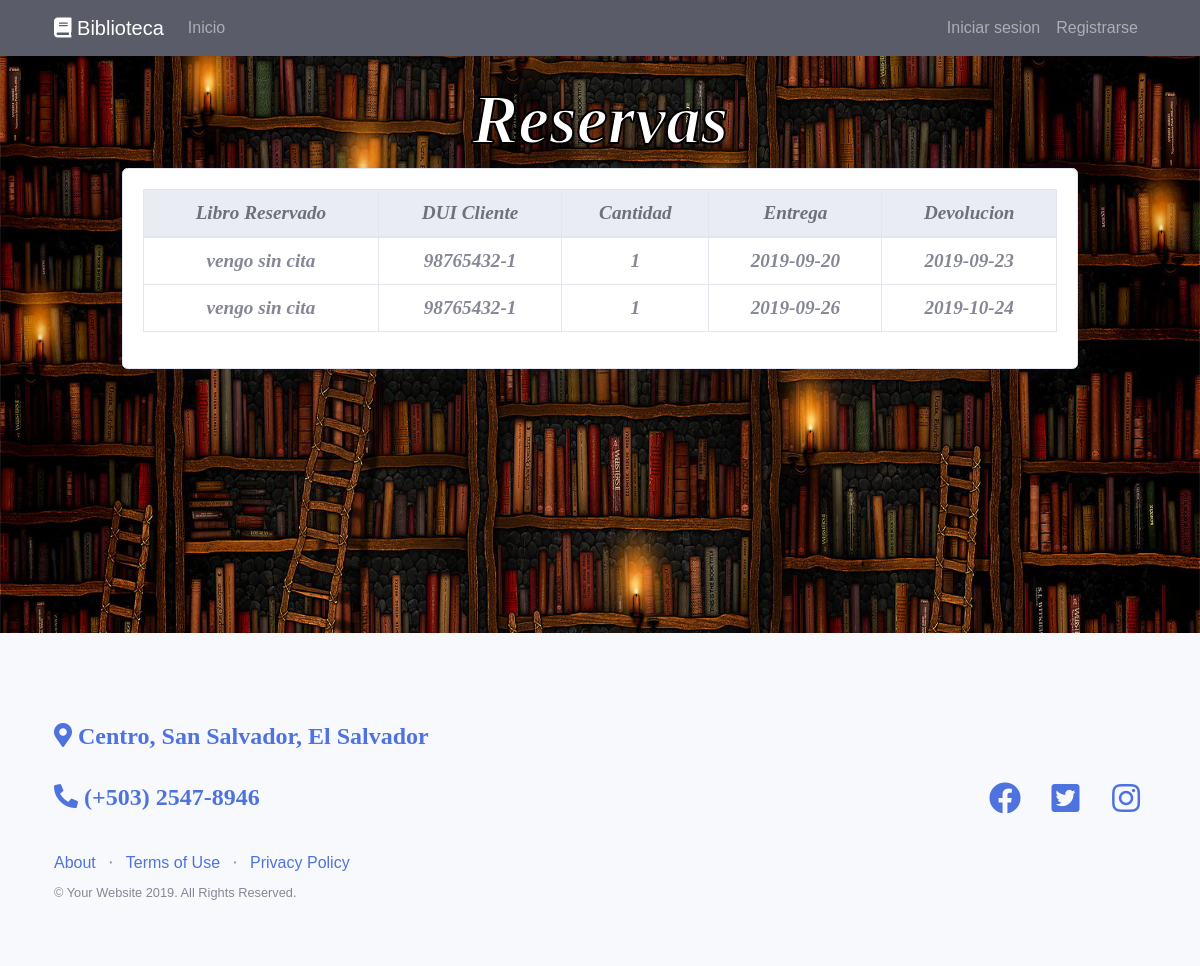
Screenshot of /index.php/usuario_c/reservasV with the database file from the repository.
### tables this page shows
CREATE TABLE `reserva` (
  `id_reserva` int(11) NOT NULL,
  `id_libro` int(11) NOT NULL,
  `dui` varchar(10) NOT NULL,
  `cantidad` int(11) NOT NULL,
  `fecha_salida` date NOT NULL,
  `fecha_entrega` date NOT NULL
);

CREATE TABLE `libro` (
  `id_libro` int(11) NOT NULL,
  `identificador` int(11) NOT NULL,
  `titulo` varchar(50) NOT NULL,
  `id_categoria` int(11) NOT NULL,
  `id_autor` int(11) NOT NULL,
  `fecha_lanzamiento` date NOT NULL,
  `id_editorial` int(11) NOT NULL,
  `imagen` varchar(50) NOT NULL,
  `stock` int(11) NOT NULL
);

CREATE TABLE `cliente` (
  `dui` varchar(10) NOT NULL,
  `nombre` varchar(50) NOT NULL,
  `nombre_usuario` varchar(50) NOT NULL,
  `contrasena_usuario` varchar(100) NOT NULL,
  `email` varchar(100) NOT NULL,
  `fecha_nacimiento` date NOT NULL,
  `telefono` int(11) NOT NULL,
  `sexo` varchar(20) NOT NULL,
  `direccion` varchar(250) NOT NULL
);

### application/controllers/Usuario_C.php (called while the page is built, shortened)
<?php
class Usuario_C extends CI_Controller {
	public function __construct(){
		$this->load->model('Usuario_M');
		$this->load->model('reserva_m');
    $this->load->model('prestamo_m');
	}
  public function reservasV(){
    $data = array(
      'page_title' => 'Reservas',
      'view' => 'Usuario/Usuario_Reserva',
      'data_view' => array()
    );
    $reserva =  $this->reserva_m->mostrar();
    $data['reserva'] = $reserva;
    $this->load->view('Template2/Main_View', $data);
  }
}

### index.php (called while the page is built, shortened)
<?php
require_once BASEPATH.'core/CodeIgniter.php';

### application/models/reserva_m.php (called while the page is built, shortened)
<?php
class reserva_m extends CI_Model {
	public function mostrar()
	{
		$this->db->select('*');
		$this->db->from('reserva r');
		$this->db->join('libro l','r.id_libro = l.id_libro');
		$this->db->join('cliente c','c.dui = r.dui');
		$reserva = $this->db->get();
		return $reserva->result();
	}
}

### application/views/Usuario/Usuario_Reserva.php (the view)
<body id="page-top" class="re">
  <div id="wraer">
    <div id="content-wrapper" class="d-flex flex-column">
      <div id="content">
        <div class="container-fluid">
          <div class="row">
            <div class="col-lg-10 offset-lg-1">
              <br>
              <h1 class="h2 mb-2  text-center p texto-borde" style="font-size: 70px; color: white">Reservas</h1>
              <div class="card shadow mb-4">
                <div class="card-body">
                  <div class="table-responsive">
                    <table class="table table-bordered table-hover text-center p" id="reserva" width="100%" cellspacing="0">
                      <thead class="thead-light">
                        <tr>
                          <th>Libro Reservado</th>
                          <th>DUI Cliente</th>
                          <th>Cantidad</th>
                          <th>Entrega</th>
                          <th>Devolucion</th>
                        </tr>
                      </thead>
                      <tbody>
                        <?php foreach ($reserva as $r): ?>
                          <tr>
                            <td><?= $r->titulo?></td>
                            <td><?= $r->dui?></td>
                            <td><?= $r->cantidad?></td>
                            <td><?= $r->fecha_salida?></td>
                            <td><?= $r->fecha_entrega?></td>
                          </tr>
                        <?php endforeach; ?>
                      </tbody>
                    </table>
                  </div>
                </div>
              </div>
            </div>
          </div>
        </div>
      </div>
    </div>
  </div>
  <br><br><br><br><br><br><br><br><br><br>
  <footer class="footer bg-light">
    <div class="container">
      <div class="row">
        <div class="col-lg-6 h-100 text-center text-lg-left my-auto">
          <ul class="list-inline mb-2">
            <li class="list-inline-item"><br>
              <h4><a href="#"><i class="fas fa-map-marker-alt"> Centro, San Salvador, El Salvador</i></a></h4>
            </li><br><br>
            <li class="list-inline-item">
              <h4><a href="#"><i class="fas fa-phone-alt"> (+503) 2547-8946</i></a></h4>
            </li>
          </ul><br>
          <ul class="list-inline mb-2">
            <li class="list-inline-item">
              <a href="#">About</a>
            </li>
            <li class="list-inline-item">&sdot;</li>
            <li class="list-inline-item">
              <a href="#">Terms of Use</a>
            </li>
            <li class="list-inline-item">&sdot;</li>
            <li class="list-inline-item">
              <a href="#">Privacy Policy</a>
            </li>
          </ul>
          <p class="text-muted small mb-4 mb-lg-0">&copy; Your Website 2019. All Rights Reserved.</p>
        </div>
        <div class="col-lg-6 h-100 text-center text-lg-right my-auto">
          <ul class="list-inline mb-0">
            <li class="list-inline-item mr-3">
              <a href="#">
                <i class="fab fa-facebook fa-2x fa-fw"></i>
              </a>
            </li>
            <li class="list-inline-item mr-3">
              <a href="#">
                <i class="fab fa-twitter-square fa-2x fa-fw"></i>
              </a>
            </li>
            <li class="list-inline-item">
              <a href="#">
                <i class="fab fa-instagram fa-2x fa-fw"></i>
              </a>
            </li>
          </ul>
        </div>
      </div>
    </div>
  </footer>
</body>

### application/views/Template2/Header_Main.php (shortened to what this page needs)
<!DOCTYPE html>
<html lang="en">
<head>
	<link href="<?php echo base_url() ;?>asset/vendor/fontawesome-free/css/all.min.css" rel="stylesheet">
	<link href="<?php echo base_url() ;?>pages/vendor/simple-line-icons/css/simple-line-icons.css" rel="stylesheet" type="text/css">
	<link href="<?php echo base_url() ;?>pages/css/landing-page.min.css" rel="stylesheet">
	<link href="<?php echo base_url() ;?>asset/css/sb-admin-2.min.css" rel="stylesheet">
	<link rel="stylesheet" type="text/css" href="<?php echo base_url();?>asset/css/toastr.css">
	<link rel="stylesheet" type="text/css" href="<?php echo base_url();?>asset/css/sweetalert2.min.css">
	<link href="<?php echo base_url() ;?>asset/vendor/datatables/dataTables.bootstrap4.min.css" rel="stylesheet">
	<link rel="stylesheet" href="<?php echo base_url();?>asset/css/main.css">
	<nav class="navbar navbar-expand-lg navbar-dark bg-dark">
		<div class="container">
			<a class="navbar-brand" href="<?php echo base_url();?>inicio_C/Index"><i class="fas fa-book"></i> Biblioteca</a>
			<div class="collapse navbar-collapse" id="navbarSupportedContent">
				<ul class="navbar-nav mr-auto">
					<li class="nav-item ">
						<a class="nav-link" href="<?php echo base_url();?>inicio_C/Index">Inicio <span class="sr-only">(current)</span></a>
					</li>
				</ul>
			</div>
			<ul class="navbar-nav mr-auto">
				<li class="nav-item">
					<a class="nav-link" href="<?php echo base_url();?>Login_C/LoginC">Iniciar sesion<span class="sr-only">(current)</span></a>
				</li>
			</ul>
			<ul class="navbar-nav mr-auto">
				<li class="nav-item">
					<a class="nav-link" href="<?php echo base_url();?>Login_C/registerC">Registrarse<span class="sr-only">(current)</span></a>
				</li>
			</ul>
		</div>
	</nav>
</head>

### application/views/Template2/Main_View.php
<?php $this->load->view('Template2/Header_Main') ;?>
<body>
	<?php $this->load->view($view, $data_view) ;?>
	<?php $this->load->view('Template2/Footer_Main') ;?>

### application/views/Template2/Footer_Main.php (shortened to what this page needs)
</body>
</html>

### asset/css/main.css (style rules this page uses)
body, html { height: 100%; margin: 0; font-family: Arial, Helvetica, sans-serif; }
.texto-borde { -webkit-text-stroke: 2px black; color: transparent; }
.p { font: oblique bold 120% cursive; }

### rows the page displays
reserva: id_libro.titulo "vengo sin cita", dui.dui "98765432-1", cantidad "1", fecha_salida "2019-09-20", fecha_entrega "2019-09-23"
reserva: id_libro.titulo "vengo sin cita", dui.dui "98765432-1", cantidad "1", fecha_salida "2019-09-26", fecha_entrega "2019-10-24"
